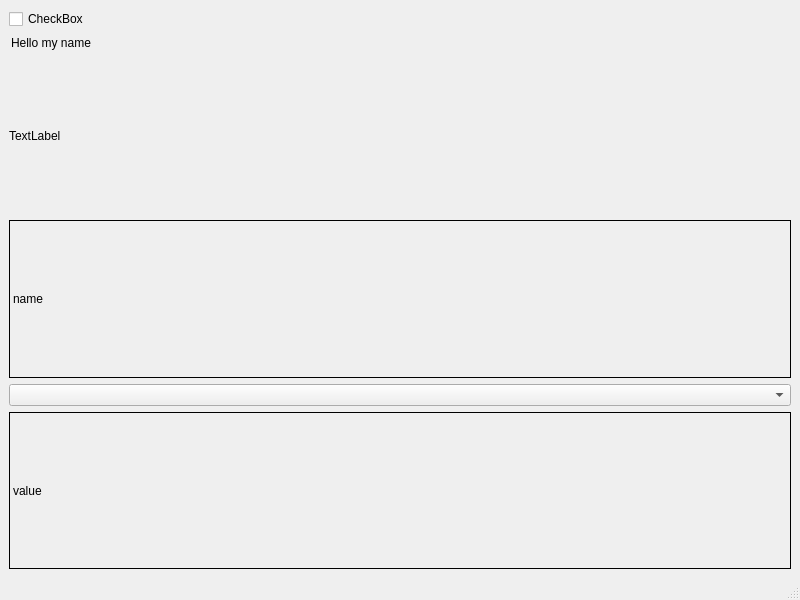
<?xml version="1.0" encoding="UTF-8"?>
<ui version="4.0">
 <class>MainWindow</class>
 <widget class="QMainWindow" name="MainWindow">
  <property name="geometry">
   <rect>
    <x>0</x>
    <y>0</y>
    <width>800</width>
    <height>600</height>
   </rect>
  </property>
  <property name="windowTitle">
   <string>MainWindow</string>
  </property>
  <widget class="QWidget" name="centralwidget">
   <layout class="QGridLayout" name="gridLayout">
    <item row="0" column="0">
     <layout class="QVBoxLayout" name="verticalLayout">
      <item>
       <widget class="QCheckBox" name="chk_custom">
        <property name="text">
         <string>CheckBox</string>
        </property>
       </widget>
      </item>
      <item>
       <widget class="QLineEdit" name="lineEdit">
        <property name="autoFillBackground">
         <bool>false</bool>
        </property>
        <property name="styleSheet">
         <string notr="true">QLineEdit{
background:transparent;
}</string>
        </property>
        <property name="text">
         <string>Hello my name</string>
        </property>
        <property name="frame">
         <bool>false</bool>
        </property>
        <property name="cursorPosition">
         <number>13</number>
        </property>
        <property name="readOnly">
         <bool>true</bool>
        </property>
       </widget>
      </item>
      <item>
       <widget class="QLabel" name="label">
        <property name="text">
         <string>TextLabel</string>
        </property>
       </widget>
      </item>
      <item>
       <widget class="QLabel" name="lbl_sensor_name">
        <property name="frameShape">
         <enum>QFrame::Box</enum>
        </property>
        <property name="text">
         <string>name</string>
        </property>
       </widget>
      </item>
      <item>
       <widget class="QComboBox" name="combo_hide"/>
      </item>
      <item>
       <widget class="QLabel" name="lbl_sensor_value">
        <property name="frameShape">
         <enum>QFrame::Box</enum>
        </property>
        <property name="text">
         <string>value</string>
        </property>
       </widget>
      </item>
     </layout>
    </item>
   </layout>
  </widget>
  <widget class="QMenuBar" name="menubar">
   <property name="geometry">
    <rect>
     <x>0</x>
     <y>0</y>
     <width>800</width>
     <height>21</height>
    </rect>
   </property>
  </widget>
  <widget class="QStatusBar" name="statusbar"/>
 </widget>
 <resources/>
 <connections/>
</ui>
